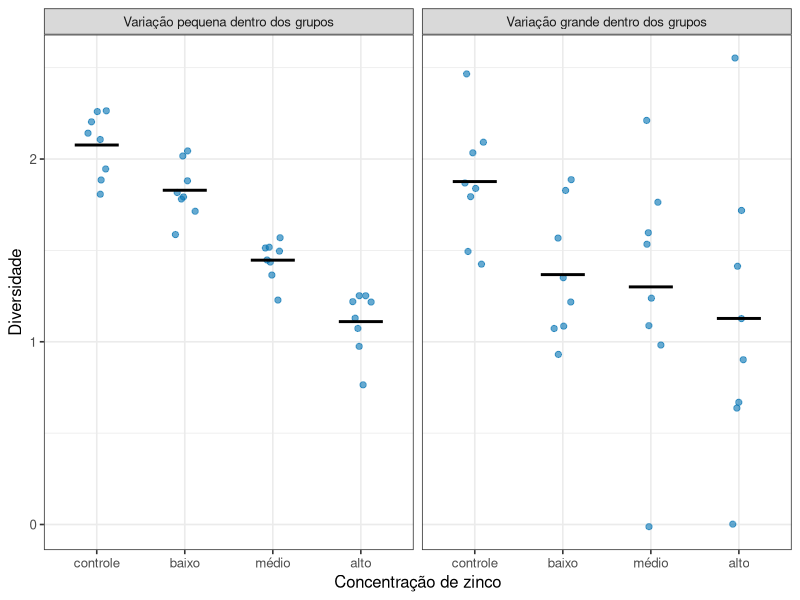
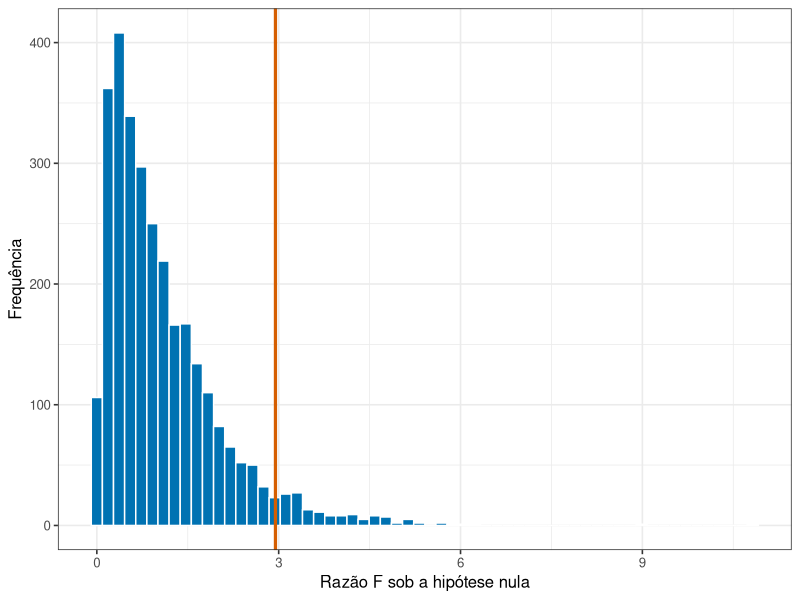

Write R code to recreate these figures, in order.
## ---- chunk 1
#| include: false
library(tidyverse)
theme_set(theme_bw(base_size = 12))
## ---- chunk 2
#| echo: false
#| label: fig-anova-dois-cenarios
#| fig-cap: "Dois experimentos com as mesmas quatro médias de grupo (linhas horizontais) e variações internas diferentes."
#| fig-alt: "Dois painéis lado a lado. No painel da esquerda, os pontos de cada grupo estão bem agrupados e os quatro níveis aparecem separados. No painel da direita, os pontos se espalham muito e as nuvens dos quatro grupos se sobrepõem quase inteiramente."
#| fig-height: 3.6

medias_grupo <- c(2.0, 1.8, 1.5, 1.1)
grupos <- c("controle", "baixo", "médio", "alto")

dados <- bind_rows(
  tibble(cenario = "Variação pequena dentro dos grupos",
         grupo = rep(grupos, each = 8),
         valor = rnorm(32, mean = rep(medias_grupo, each = 8), sd = 0.15)),
  tibble(cenario = "Variação grande dentro dos grupos",
         grupo = rep(grupos, each = 8),
         valor = rnorm(32, mean = rep(medias_grupo, each = 8), sd = 0.60))
) |>
  mutate(
    grupo = fct_relevel(grupo, grupos),
    cenario = fct_relevel(cenario, "Variação pequena dentro dos grupos")
  )

ggplot(dados, aes(x = grupo, y = valor)) +
  geom_jitter(width = 0.12, alpha = 0.6, size = 1.8, colour = "#0072B2") +
  stat_summary(fun = mean, geom = "crossbar", width = 0.5, linewidth = 0.4) +
  facet_wrap(~ cenario) +
  labs(x = "Concentração de zinco", y = "Diversidade")
## ---- chunk 3
#| echo: false
#| label: fig-anova-distribuicao-f
#| fig-cap: "Valores de F obtidos em 3000 experimentos simulados sem nenhum efeito de tratamento (quatro grupos, oito canais por grupo)."
#| fig-alt: "Histograma assimétrico à direita, concentrado perto de zero, com uma cauda que se estende até valores maiores. Uma linha vertical marca o limiar acima do qual ficam os 5% maiores valores de F."
#| fig-height: 3.2

f_nulos <- replicate(3000, {
  d <- tibble(grupo = rep(letters[1:4], each = 8), valor = rnorm(32, 1.6, 0.5))
  summary(aov(valor ~ grupo, data = d))[[1]][["F value"]][1]
})

limiar_5pc <- qf(0.95, df1 = 3, df2 = 28)

ggplot(tibble(f = f_nulos), aes(x = f)) +
  geom_histogram(bins = 60, fill = "#0072B2", colour = "white") +
  geom_vline(xintercept = limiar_5pc, colour = "#D55E00", linewidth = 1.1) +
  labs(x = "Razão F sob a hipótese nula", y = "Frequência")
## ---- chunk 4
#| echo: false
prop_acima <- mean(f_nulos >= limiar_5pc)

limiar_txt <- formatC(limiar_5pc, format = "f", digits = 2, decimal.mark = ",")
prop_txt   <- formatC(100 * prop_acima, format = "f", digits = 1, decimal.mark = ",")
